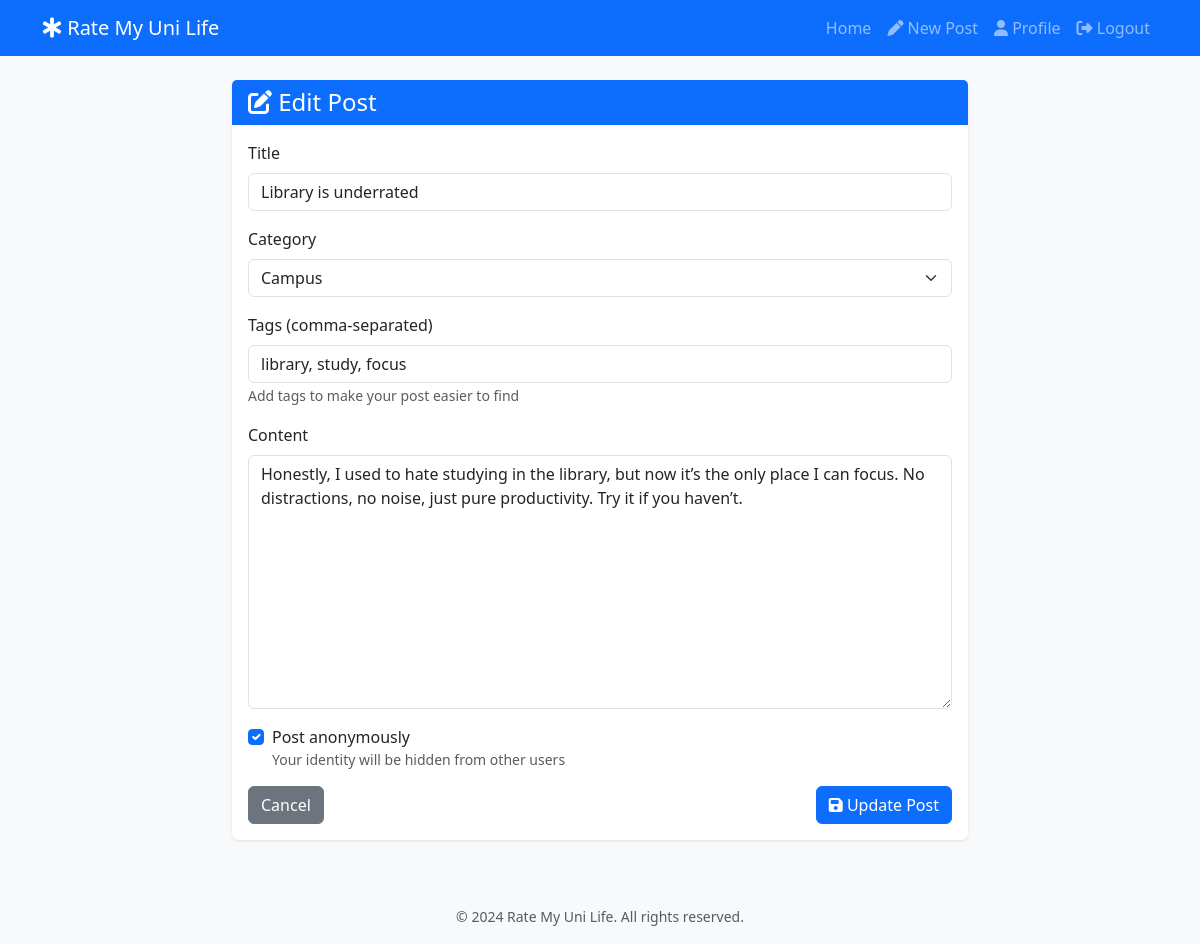
The page /post/2/edit (signed in) on the database its author committed.
### models.py (models this page shows, shortened)
class Post(db.Model):
    __tablename__ = 'posts'
    id = db.Column(db.Integer, primary_key=True, autoincrement=True)
    author_id = db.Column(db.Integer, db.ForeignKey('users.id', ondelete='CASCADE'), nullable=False)
    title = db.Column(db.String(200), nullable=False)
    content = db.Column(db.Text, nullable=False)
    category = db.Column(db.String(50), nullable=False)  # professor / course / campus / general
    is_anonymous = db.Column(db.Boolean, nullable=False, default=True)
    created_at = db.Column(db.DateTime, nullable=False, default=datetime.utcnow)
    updated_at = db.Column(db.DateTime, nullable=True, onupdate=datetime.utcnow)
    comments = db.relationship('Comment', backref='post', lazy=True, cascade='all, delete-orphan')
    votes = db.relationship('Vote', backref='post', lazy=True, cascade='all, delete-orphan')
    reports = db.relationship('Report', backref='post', lazy=True, cascade='all, delete-orphan')
    tags = db.relationship('Tag', secondary=post_tags, backref=db.backref('posts', lazy='dynamic'))

### app.py (the view, shortened to what this page needs)
    @app.route('/post/<int:post_id>/edit', methods=['GET', 'POST'])
    @login_required
    def edit_post(post_id):
        post = Post.query.get_or_404(post_id)
        if post.author_id != current_user.id and not current_user.is_admin:
            flash('You do not have permission to edit this post.', 'danger')
            return redirect(url_for('view_post', post_id=post_id))
        tags_string = ', '.join(tag.name for tag in post.tags)
        return render_template('create_post.html', post=post, tags_string=tags_string, edit_mode=True)

### app.py (called while the page is built)
@login_manager.user_loader
def load_user(user_id):
    return db.session.get(User, int(user_id))

### templates/create_post.html (shortened to what this page needs)
{% extends "base.html" %}
{% block content %}
<div class="row">
    <div class="col-md-8 mx-auto">
        <div class="card">
            <div class="card-header bg-primary text-white">
                <h4 class="mb-0">
                    <i class="fas fa-{{ 'edit' if edit_mode else 'plus' }}"></i>
                    {{ 'Edit Post' if edit_mode else 'Create New Post' }}
                </h4>
            </div>
            <div class="card-body">
                <form method="POST">
                    <div class="mb-3">
                        <label for="title" class="form-label">Title</label>
                        <input type="text" class="form-control" id="title" name="title"
                               value="{{ post.title if post else '' }}" required>
                    </div>
                    <div class="mb-3">
                        <label for="category" class="form-label">Category</label>
                        <select class="form-select" id="category" name="category" required>
                            <option value="campus" {% if post and post.category == 'campus' %}selected{% endif %}>
                                Campus
                            </option>
                        </select>
                    </div>
                    <div class="mb-3">
                        <label for="tags" class="form-label">Tags (comma-separated)</label>
                        <input type="text" class="form-control" id="tags" name="tags"
                               value="{{ tags_string if tags_string else '' }}"
                               placeholder="e.g., webster, cs, programming, exam">
                        <small class="text-muted">Add tags to make your post easier to find</small>
                    </div>
                    <div class="mb-3">
                        <label for="content" class="form-label">Content</label>
                        <textarea class="form-control" id="content" name="content" rows="10" required>{{ post.content if post else '' }}</textarea>
                    </div>
                    <div class="mb-3 form-check">
                        <input type="checkbox" class="form-check-input" id="is_anonymous" name="is_anonymous"
                               {% if not post or post.is_anonymous %}checked{% endif %}>
                        <label class="form-check-label" for="is_anonymous">
                            Post anonymously
                        </label>
                        <small class="text-muted d-block">Your identity will be hidden from other users</small>
                    </div>
                    <div class="d-flex justify-content-between">
                        <a href="{{ url_for('index') }}" class="btn btn-secondary">Cancel</a>
                        <button type="submit" class="btn btn-primary">
                            <i class="fas fa-{{ 'save' if edit_mode else 'publish' }}"></i>
                            {{ 'Update Post' if edit_mode else 'Publish Post' }}
                        </button>
                    </div>
                </form>
            </div>
        </div>
    </div>
</div>
{% endblock %}

### static/css/style.css (style rules this page uses)
body { background-color: #f8f9fa; font-family: 'Segoe UI', Tahoma, Geneva, Verdana, sans-serif; }
.card { border: none; box-shadow: 0 1px 3px rgba(0,0,0,0.1); }
.card-header { border-bottom: none; }
.card, .alert { animation: fadeIn 0.3s ease-out; }

### rows shown on the page
Post: title "Library is underrated", category "Campus", content "Honestly, I used to hate studying in the library, but now it’s the only place I can focus. No distractions, no noise, just pure productivity. Try it if you haven’t.", is_anonymous "☑"

### other values the page prints
{{ 'Edit Post' if edit_mode else 'Create New Post' }} "Edit Post"
{{ 'Update Post' if edit_mode else 'Publish Post' }} "Update Post"
